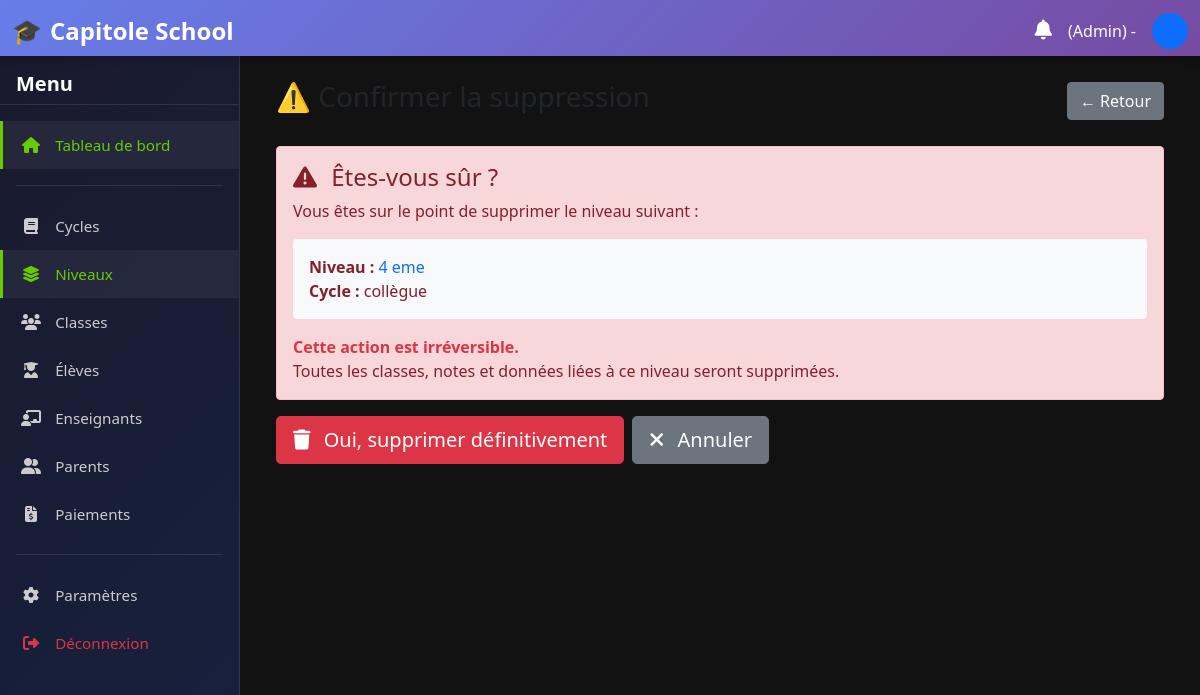
/niveaux/1/supprimer/ (signed in), run on an earlier commit of the app's database.
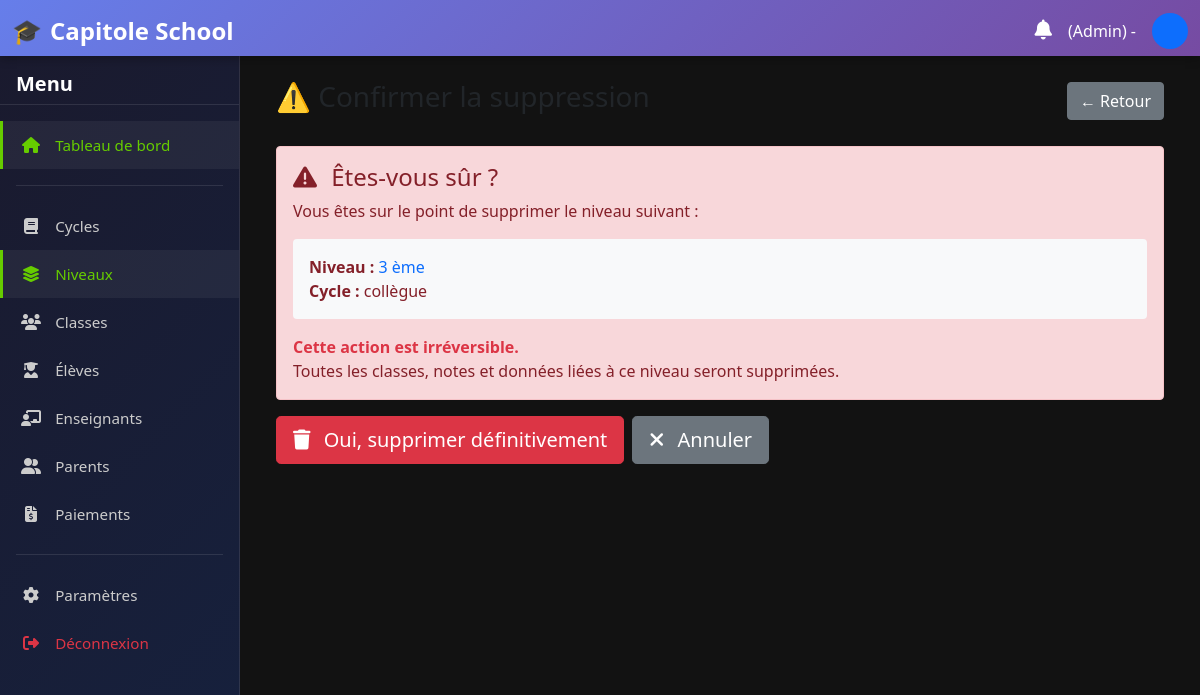
And on a later commit of the database.
### home/models.py (models this page shows, shortened)
class Niveau(models.Model):
    cycle = models.ForeignKey(Cycle, on_delete=models.CASCADE, related_name='niveaux', verbose_name=_("Cycle"))
    nom = models.CharField(_("Nom du niveau"), max_length=50)
    class Meta:
        verbose_name = _("Niveau")
        verbose_name_plural = _("Niveaux")
        unique_together = ('cycle', 'nom')
        ordering = ['cycle', 'nom']

class Cycle(models.Model):
    nom = models.CharField(_("Nom du cycle"), max_length=50, unique=True)
    class Meta:
        verbose_name = _("Cycle")
        verbose_name_plural = _("Cycles")

### home/views.py (the view)
# urls.py: path('niveaux/<int:pk>/supprimer/', views.supprimer_niveau, name='supprimer_niveau'),
@login_required
def supprimer_niveau(request, pk):
    niveau = Niveau.objects.get(pk=pk)
    if request.method == 'POST':
        nom = niveau.nom
        niveau.delete()
        messages.success(request, f"Niveau '{nom}' supprimé.")
        return redirect('home:liste_niveaux')
    return render(request, 'gestion/dashboards/confirmer_suppression_niveau.html', {'niveau': niveau})

### home/templatetags/notification_extras.py (called while the page is built)
@register.filter
def has_unread_notifications(user):
    return user.notifications.filter(statut='NON_LU').exists()

### home/templates/gestion/dashboards/confirmer_suppression_niveau.html (shortened to what this page needs)
{% extends "gestion/base.html" %}
{% load static %}
{% block content %}
<div class="container-fluid">
    <div class="d-flex justify-content-between align-items-center mb-4">
        <h1 class="h3 text-dark">⚠️ Confirmer la suppression</h1>
        <a href="{% url 'home:liste_niveaux' %}" class="btn btn-secondary">← Retour</a>
    </div>
    <div class="alert alert-danger">
        <h4 class="alert-heading">
            <i class="fas fa-exclamation-triangle me-2"></i>
            Êtes-vous sûr ?
        </h4>
        <p>
            Vous êtes sur le point de supprimer le niveau suivant :
        </p>
        <div class="bg-light p-3 rounded mb-3">
            <strong>Niveau :</strong> <span class="text-primary">{{ niveau.nom }}</span><br>
            <strong>Cycle :</strong> {{ niveau.cycle.nom }}
        </div>
        <p class="mb-0">
            <strong class="text-danger">Cette action est irréversible.</strong><br>
            Toutes les classes, notes et données liées à ce niveau seront supprimées.
        </p>
    </div>
    <form method="post">
        <div class="d-flex gap-2">
            <button type="submit" class="btn btn-danger btn-lg">
                <i class="fas fa-trash me-2"></i> Oui, supprimer définitivement
            </button>
            <a href="{% url 'home:liste_niveaux' %}" class="btn btn-secondary btn-lg">
                <i class="fas fa-times me-2"></i> Annuler
            </a>
        </div>
    </form>
</div>
{% endblock %}

What changed in the data, as far as the page shows it:
changed Niveau "collègue": nom "4 eme" → "3 ème"
